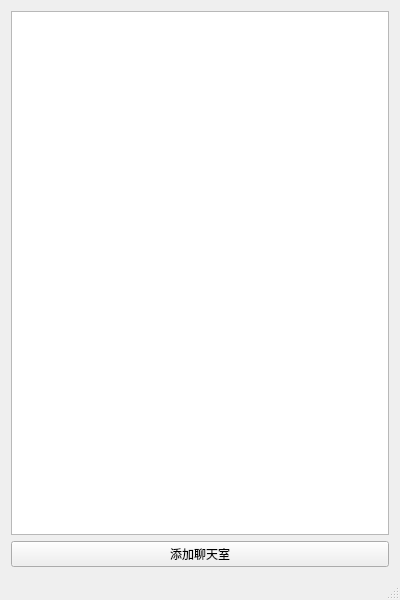
<?xml version="1.0" encoding="UTF-8"?>
<ui version="4.0">
 <class>ChatRoomClientClass</class>
 <widget class="QMainWindow" name="ChatRoomClientClass">
  <property name="windowModality">
   <enum>Qt::NonModal</enum>
  </property>
  <property name="geometry">
   <rect>
    <x>0</x>
    <y>0</y>
    <width>400</width>
    <height>600</height>
   </rect>
  </property>
  <property name="windowTitle">
   <string>ChatRoomClient</string>
  </property>
  <widget class="QWidget" name="centralWidget">
   <property name="sizePolicy">
    <sizepolicy hsizetype="Preferred" vsizetype="Preferred">
     <horstretch>0</horstretch>
     <verstretch>0</verstretch>
    </sizepolicy>
   </property>
   <layout class="QVBoxLayout" name="verticalLayout_2">
    <item>
     <layout class="QGridLayout" name="gridLayout" rowstretch="9">
      <item row="0" column="0">
       <layout class="QVBoxLayout" name="verticalLayout">
        <item>
         <widget class="QListView" name="listView">
          <property name="horizontalScrollBarPolicy">
           <enum>Qt::ScrollBarAlwaysOff</enum>
          </property>
          <property name="editTriggers">
           <set>QAbstractItemView::NoEditTriggers</set>
          </property>
         </widget>
        </item>
        <item>
         <widget class="QPushButton" name="pushButton">
          <property name="sizePolicy">
           <sizepolicy hsizetype="Expanding" vsizetype="Fixed">
            <horstretch>0</horstretch>
            <verstretch>0</verstretch>
           </sizepolicy>
          </property>
          <property name="text">
           <string>添加聊天室</string>
          </property>
         </widget>
        </item>
       </layout>
      </item>
     </layout>
    </item>
   </layout>
  </widget>
  <widget class="QStatusBar" name="statusBar"/>
 </widget>
 <layoutdefault spacing="6" margin="11"/>
 <resources>
  <include location="ChatRoomClient.qrc"/>
 </resources>
 <connections>
  <connection>
   <sender>pushButton</sender>
   <signal>clicked()</signal>
   <receiver>ChatRoomClientClass</receiver>
   <slot>openChatRoom()</slot>
   <hints>
    <hint type="sourcelabel">
     <x>199</x>
     <y>547</y>
    </hint>
    <hint type="destinationlabel">
     <x>199</x>
     <y>299</y>
    </hint>
   </hints>
  </connection>
  <connection>
   <sender>listView</sender>
   <signal>doubleClicked(QModelIndex)</signal>
   <receiver>ChatRoomClientClass</receiver>
   <slot>clickChatRoomInListView(QModelIndex)</slot>
   <hints>
    <hint type="sourcelabel">
     <x>199</x>
     <y>269</y>
    </hint>
    <hint type="destinationlabel">
     <x>199</x>
     <y>299</y>
    </hint>
   </hints>
  </connection>
 </connections>
 <slots>
  <slot>createNewChatRoom()</slot>
  <slot>openChatRoom()</slot>
  <slot>clickChatRoomInListView(QModelIndex)</slot>
  <slot>closeMainWindow()</slot>
 </slots>
</ui>
